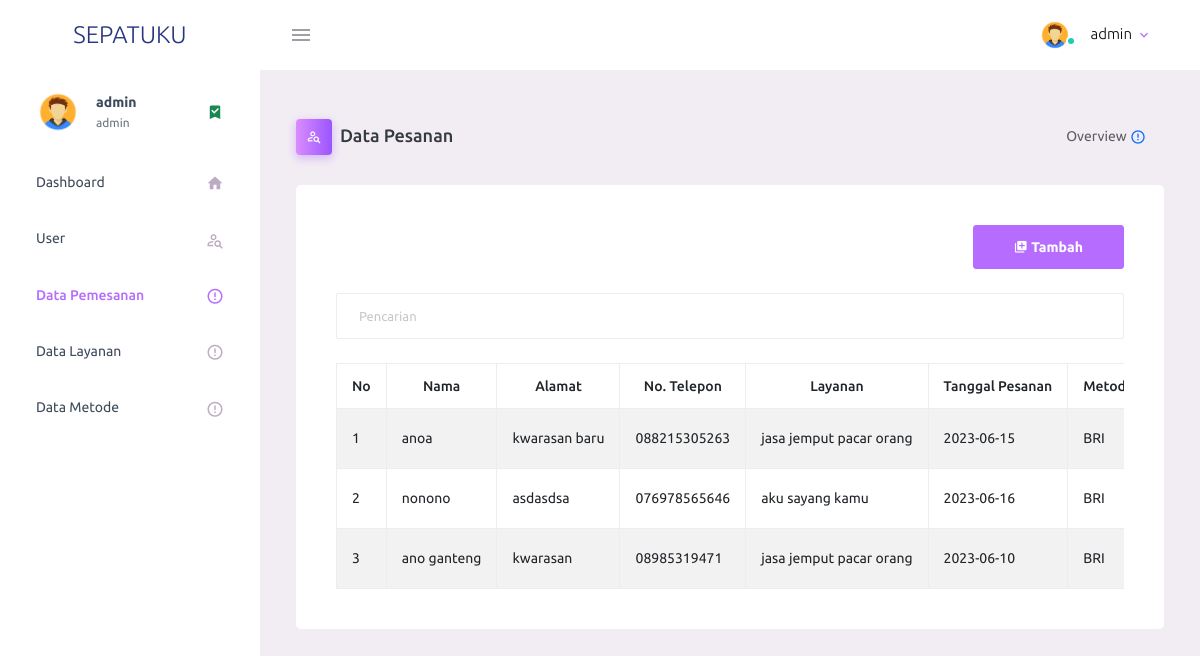
The page /penting/pesanan.php (signed in) on the database its author committed.
### tables this page shows
CREATE TABLE `pesanan` (
  `id_pesanan` int(11) NOT NULL,
  `nama` text NOT NULL,
  `alamat` text NOT NULL,
  `no_telp` varchar(20) NOT NULL,
  `id_layanan` int(11) NOT NULL,
  `tgl_pesanan` date NOT NULL,
  `id_metode` int(11) NOT NULL,
  `status_pesanan` text NOT NULL,
  `status_transaksi` text NOT NULL,
  `id_user` int(11) NOT NULL,
  `bukti` text NOT NULL
);

CREATE TABLE `layanan` (
  `id_layanan` int(11) NOT NULL,
  `nama_layanan` text NOT NULL,
  `info_layanan` text NOT NULL,
  `harga` text NOT NULL
);

CREATE TABLE `metode` (
  `id_metode` int(11) NOT NULL,
  `nama_metode` text NOT NULL,
  `no_metode` text NOT NULL,
  `atasnama` text NOT NULL
);

### penting/pesanan.php (the view, shortened to what this page needs)
<?php
include "functions.php";
$q = isset($_GET['q']) ? $_GET['q'] : "";
?>
<!DOCTYPE html>
<html lang="en">
<head>
    <link rel="stylesheet" href="admin/assets/vendors/mdi/css/materialdesignicons.min.css">
    <link rel="stylesheet" href="admin/assets/vendors/css/vendor.bundle.base.css">
    <link rel="stylesheet" href="admin/assets/css/style.css">
</head>
<body>
    <?php require "partials/navbar.php"; ?>
    <div class="container-fluid page-body-wrapper">
        <?php require "partials/sidebar.php"; ?>
        <div class="main-panel">
            <div class="content-wrapper">
                <div class="page-header">
                    <h3 class="page-title">
                        <span class="page-title-icon bg-gradient-primary text-white me-2">
                            <i class="mdi mdi-account-search-outline"></i>
                        </span>Data Pesanan
                    </h3>
                    <nav aria-label="breadcrumb">
                        <ul class="breadcrumb">
                            <li class="breadcrumb-item active" aria-current="page">
                                <span></span>Overview <i class="mdi mdi-alert-circle-outline icon-sm text-primary align-middle"></i>
                            </li>
                        </ul>
                    </nav>
                </div>
                <div class="row">
                    <div class="panel panel-default">
                        <div class="col-lg-12 grid-margin stretch-card">
                            <div class="card">
                                <div class="card-body">
                                    <div class="panel-heading">
                                        <form class="form-inline">
                                            <div class="form-group" style="float:right;">
                                                <a class="btn btn-primary" href="tambahpesanan.php"><span class="mdi mdi-library-plus"></span> Tambah</a>
                                            </div>
                                            <div class="form-group">
                                                <input class="form-control" type="text" placeholder="Pencarian" name="q" value="<?= $q ?>" />
                                            </div>
                                        </form>
                                    </div>
                                    <div class="table-responsive">
                                        <table class="table table-bordered table-hover table-striped">
                                            <thead>
                                                <tr class="nw">
                                                    <th>No</th>
                                                    <th class="text-center">Nama</th>
                                                    <th class="text-center">Alamat</th>
                                                    <th class="text-center">No. Telepon</th>
                                                    <th class="text-center">Layanan</th>
                                                    <th class="text-center">Tanggal Pesanan</th>
                                                    <th class="text-center">Metode Pembayaran</th>
                                                </tr>
                                            </thead>
                                            <tbody>
                                                <?php
                                                $query = "SELECT p.*, l.nama_layanan, m.nama_metode, u.username
                                                    FROM pesanan p
                                                    LEFT JOIN layanan l ON p.id_layanan = l.id_layanan
                                                    LEFT JOIN metode m ON p.id_metode = m.id_metode
                                                    LEFT JOIN user u ON p.id_user = u.id_user
                                                    WHERE p.nama LIKE '%$q%'
                                                    ORDER BY p.id_pesanan";
                                                $result = $db->query($query);
                                                if ($result && $result->num_rows > 0) {
                                                    $nomor = 1;
                                                    while ($row = $result->fetch_object()) {
                                                        echo "<tr>";
                                                        echo "<td>{$nomor}</td>";
                                                        echo "<td>{$row->nama}</td>";
                                                        echo "<td>{$row->alamat}</td>";
                                                        echo "<td>{$row->no_telp}</td>";
                                                        echo "<td>{$row->nama_layanan}</td>";
                                                        echo "<td>{$row->tgl_pesanan}</td>";
                                                        echo "<td>{$row->nama_metode}</td>";
                                                        echo "</tr>";
                                                        $nomor++;
                                                    }
                                                } else {
                                                    echo "<tr><td colspan='11'>Tidak ada data yang ditemukan.</td></tr>";
                                                }
                                                ?>
                                            </tbody>
                                        </table>
                                    </div>
                                </div>
                            </div>
                        </div>
                    </div>
                </div>
            </div>
        </div>
    </div>
</body>
</html>

### penting/partials/navbar.php (shortened to what this page needs)
<nav class="navbar default-layout-navbar col-lg-12 col-12 p-0 fixed-top d-flex flex-row">
    <div class="text-center navbar-brand-wrapper d-flex align-items-center justify-content-center">
        <a class="navbar-brand brand-logo" href="dashboard.php">SEPATUKU</a>
    </div>
    <div class="navbar-menu-wrapper d-flex align-items-stretch">
        <button class="navbar-toggler navbar-toggler align-self-center" type="button" data-toggle="minimize">
            <span class="mdi mdi-menu"></span>
        </button>
        <ul class="navbar-nav navbar-nav-right">
            <li class="nav-item nav-profile dropdown">
                <a class="nav-link dropdown-toggle" id="profileDropdown" href="#" data-bs-toggle="dropdown" aria-expanded="false">
                    <div class="nav-profile-img">
                        <img src="admin/assets/images/user_img.png" alt="image">
                        <span class="availability-status online"></span>
                    </div>
                    <div class="nav-profile-text">
                        <p class="mb-1 text-black"><?= $_SESSION['login'] ?></p>
                    </div>
                </a>
            </li>
        </ul>
    </div>
</nav>

### penting/partials/sidebar.php (shortened to what this page needs)
<nav class="sidebar sidebar-offcanvas" id="sidebar">
  <ul class="nav">
    <li class="nav-item nav-profile">
      <a href="#" class="nav-link">
        <div class="nav-profile-image">
          <img src="admin/assets/images/user_img.png" alt="profile">
        </div>
        <div class="nav-profile-text d-flex flex-column">
          <?php if (isset($_SESSION['login'])) : ?>
            <span class="font-weight-bold mb-2"><?= $_SESSION['login'] ?></span>
            <span class="text-secondary text-small"><?= $_SESSION['level'] ?></span>
          <?php endif; ?>
        </div>
        <i class="mdi mdi-bookmark-check text-success nav-profile-badge"></i>
      </a>
    </li>
    <?php if (isset($_SESSION['level']) && $_SESSION['level'] == "admin") : ?>
      <li class="nav-item">
        <a class="nav-link" href="dashboard.php">
          <span class="menu-title">Dashboard</span>
          <i class="mdi mdi-home menu-icon"></i>
        </a>
      </li>
      <li class="nav-item">
        <a class="nav-link" href="user.php">
          <span class="menu-title">User</span>
          <i class="mdi mdi-account-search-outline menu-icon"></i>
        </a>
      </li>
      <li class="nav-item">
        <a class="nav-link" href="pesanan.php">
          <span class="menu-title">Data Pemesanan</span>
          <i class="mdi mdi-alert-circle-outline menu-icon"></i>
        </a>
      </li>
      <li class="nav-item">
        <a class="nav-link" href="layanan.php">
          <span class="menu-title">Data Layanan</span>
          <i class="mdi mdi-alert-circle-outline menu-icon"></i>
        </a>
      </li>
      <li class="nav-item">
        <a class="nav-link" href="metode.php">
          <span class="menu-title">Data Metode</span>
          <i class="mdi mdi-alert-circle-outline menu-icon"></i>
        </a>
      </li>
      <?php endif; ?>
  </ul>
</nav>

### rows shown on the page
pesanan: nama "anoa", alamat "kwarasan baru", no_telp "088215305263", id_layanan.nama_layanan "jasa jemput pacar orang", tgl_pesanan "2023-06-15", id_metode.nama_metode "BRI"
pesanan: nama "nonono", alamat "asdasdsa", no_telp "076978565646", id_layanan.nama_layanan "aku sayang kamu", tgl_pesanan "2023-06-16", id_metode.nama_metode "BRI"
pesanan: nama "ano ganteng", alamat "kwarasan", no_telp "08985319471", id_layanan.nama_layanan "jasa jemput pacar orang", tgl_pesanan "2023-06-10", id_metode.nama_metode "BRI"

### other values the page prints
$_SESSION['login'] "admin"
$_SESSION['level'] "admin"
